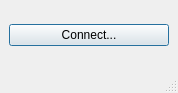
<?xml version="1.0" encoding="UTF-8"?>
<ui version="4.0">
 <class>MainWindow</class>
 <widget class="QMainWindow" name="MainWindow">
  <property name="geometry">
   <rect>
    <x>0</x>
    <y>0</y>
    <width>178</width>
    <height>93</height>
   </rect>
  </property>
  <property name="windowTitle">
   <string>MainWindow</string>
  </property>
  <widget class="QWidget" name="centralwidget">
   <layout class="QVBoxLayout" name="verticalLayout">
    <item>
     <widget class="QPushButton" name="btnConnect">
      <property name="minimumSize">
       <size>
        <width>160</width>
        <height>0</height>
       </size>
      </property>
      <property name="text">
       <string>Connect...</string>
      </property>
      <property name="default">
       <bool>true</bool>
      </property>
     </widget>
    </item>
   </layout>
  </widget>
  <widget class="QMenuBar" name="menubar">
   <property name="geometry">
    <rect>
     <x>0</x>
     <y>0</y>
     <width>178</width>
     <height>24</height>
    </rect>
   </property>
  </widget>
  <widget class="QStatusBar" name="statusbar"/>
 </widget>
 <resources/>
 <connections>
  <connection>
   <sender>btnConnect</sender>
   <signal>clicked()</signal>
   <receiver>MainWindow</receiver>
   <slot>btnConnectClicked()</slot>
   <hints>
    <hint type="sourcelabel">
     <x>109</x>
     <y>60</y>
    </hint>
    <hint type="destinationlabel">
     <x>176</x>
     <y>46</y>
    </hint>
   </hints>
  </connection>
 </connections>
 <slots>
  <slot>btnConnectClicked()</slot>
 </slots>
</ui>
